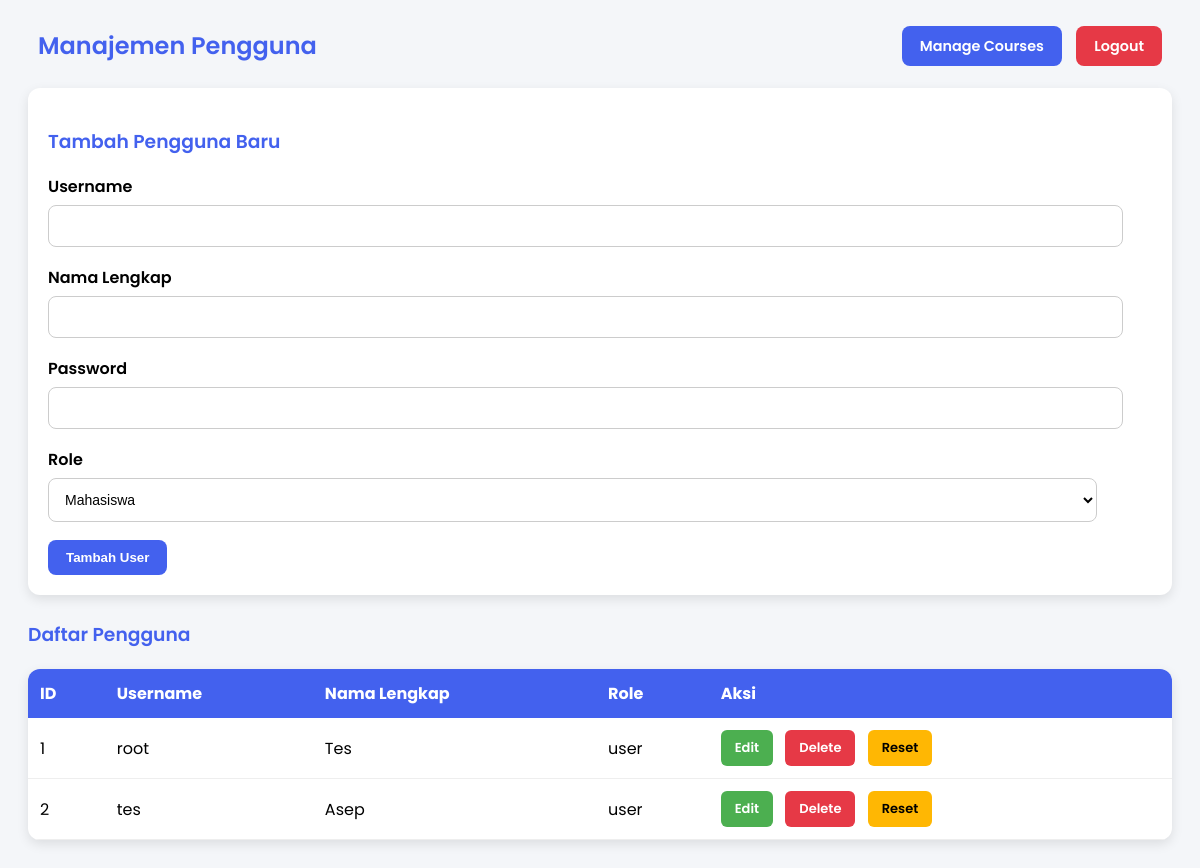
The page /manage_users.php (signed in) on the database as committed earlier.
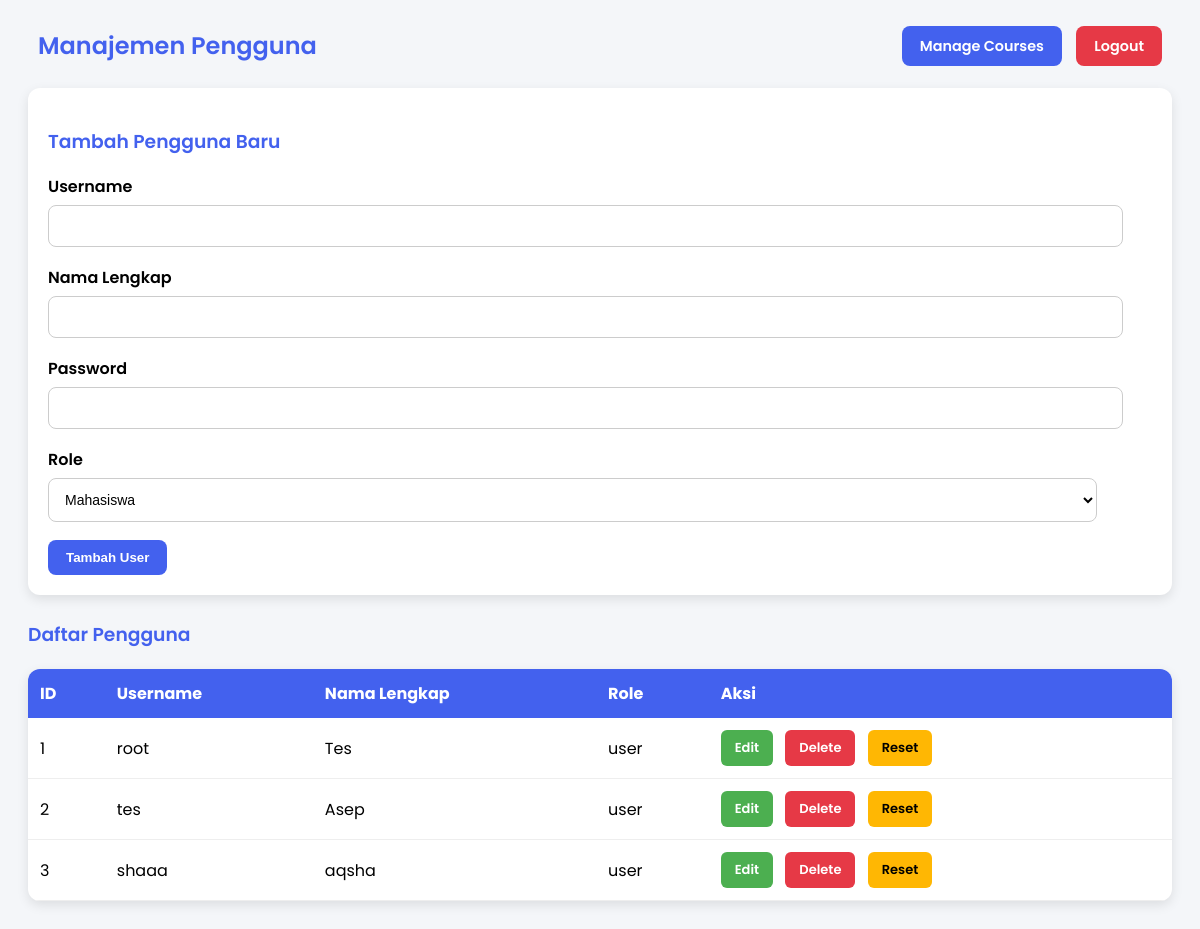
The same page on the database as committed later.
### tables this page shows
CREATE TABLE IF NOT EXISTS `users` (
  `id` int NOT NULL AUTO_INCREMENT,
  `username` varchar(50) NOT NULL,
  `password` varchar(255) NOT NULL,
  `nama_lengkap` varchar(100) DEFAULT NULL,
  `role` enum('admin','user') DEFAULT 'user',
  PRIMARY KEY (`id`),
  UNIQUE KEY `username` (`username`)
);

### manage_users.php (the view, shortened to what this page needs)
<?php
include 'db_config.php';
$users = $conn->query("SELECT * FROM users");
?>
<!DOCTYPE html>
<html>
<head>
</head>
<body>
<div class="header-container">
    <h2>Manajemen Pengguna</h2>
    <div>
        <a href="manage_courses.php" class="nav-btn">Manage Courses</a>
        <a href="logout.php" class="btn-logout" onclick="return confirm('Yakin ingin logout?')">Logout</a>
    </div>
</div>
<div class="card">
    <h3>Tambah Pengguna Baru</h3>
    <form method="POST">
        <div class="form-group">
            <label>Username</label>
            <input type="text" name="username" required>
        </div>
        <div class="form-group">
            <label>Nama Lengkap</label>
            <input type="text" name="nama_lengkap">
        </div>
        <div class="form-group">
            <label>Password</label>
            <input type="password" name="password" required>
        </div>
        <div class="form-group">
            <label>Role</label>
            <select name="role">
                <option value="mahasiswa">Mahasiswa</option>
            </select>
        </div>
        <button type="submit" name="add_user">Tambah User</button>
    </form>
</div>
<h3>Daftar Pengguna</h3>
<table>
    <tr>
        <th>ID</th>
        <th>Username</th>
        <th>Nama Lengkap</th>
        <th>Role</th>
        <th>Aksi</th>
    </tr>
    <?php while ($row = $users->fetch_assoc()): ?>
    <tr>
        <td><?= $row['id'] ?></td>
        <td><?= $row['username'] ?></td>
        <td><?= $row['nama_lengkap'] ?></td>
        <td><?= $row['role'] ?></td>
        <td>
            <a class="action-btn edit-btn" href="manage_users.php?edit=<?= $row['id'] ?>">Edit</a>
            <a class="action-btn delete-btn" href="manage_users.php?delete=<?= $row['id'] ?>" onclick="return confirm('Hapus user?')">Delete</a>
            <a class="action-btn reset-btn" href="manage_users.php?reset=<?= $row['id'] ?>" onclick="return confirm('Reset password user ini?')">Reset</a>
        </td>
    </tr>
    <?php endwhile; ?>
</table>
</body>
</html>

### manage_users.php (style rules this page uses)
:root { --primary-color: #4361ee; --text-color: #333; --danger-color: #e63946; --success-color: #4CAF50; }
body { font-family: 'Poppins'; background: #f4f6f9; padding: 20px; }
.header-container { display: flex; justify-content: space-between; align-items: center; margin-bottom: 25px; padding: 0 10px; }
h2 { color: var(--primary-color); font-weight: 600; margin: 0; }
h3 { color: var(--primary-color); font-weight: 600; }
.card { background: #fff; padding: 20px; border-radius: 12px; box-shadow: 0px 4px 12px rgba(0,0,0,0.1); margin-bottom: 25px; }
.form-group { margin-bottom: 18px; display: block; }
.form-group label { display: block; font-weight: 600; margin-bottom: 6px; }
input[type="text"], input[type="password"], select, textarea { width: 95%; padding: 12px; border: 1px solid #ccc; border-radius: 8px; font-size: 14px; outline: none; transition: border 0.2s; background: white; }
button { background: var(--primary-color); padding: 10px 18px; color: white; border: none; border-radius: 8px; font-weight: 600; cursor: pointer; }
table { width: 100%; border-collapse: collapse; background: white; border-radius: 12px; overflow: hidden; box-shadow: 0px 4px 12px rgba(0,0,0,0.1); margin-top: 20px; }
th { background: var(--primary-color); color: white; padding: 12px; text-align: left; }
td { padding: 12px; border-bottom: 1px solid #eee; }
.nav-btn { background: var(--primary-color); color: white; padding: 10px 18px; border-radius: 8px; text-decoration: none; font-weight: 600; margin-left: 10px; font-size: 0.9em; }
.btn-logout { background: var(--danger-color); color: white; padding: 10px 18px; border-radius: 8px; text-decoration: none; font-weight: 600; margin-left: 10px; font-size: 0.9em; }
.action-btn { padding: 8px 14px; border-radius: 6px; font-size: 13px; font-weight: 600; text-decoration: none; margin-right: 8px; display: inline-block; }
.edit-btn { background: var(--success-color); color: white; }
.delete-btn { background: var(--danger-color); color: white; }
.reset-btn { background: #ffb703; color: black; }

Rows that differ between the two databases and show on the page:
added users: id "3", username "shaaa", nama_lengkap "aqsha", role "user"
